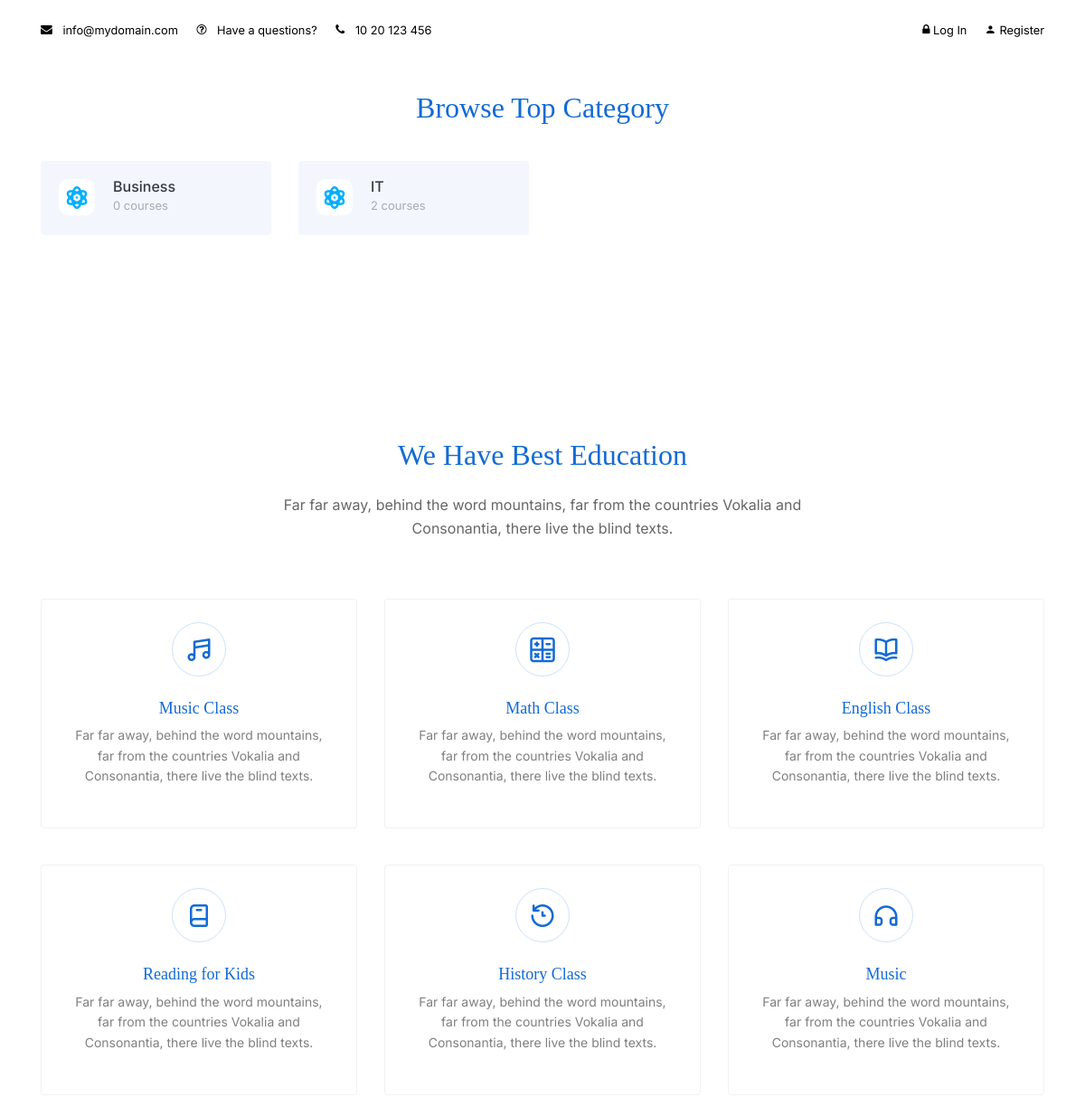
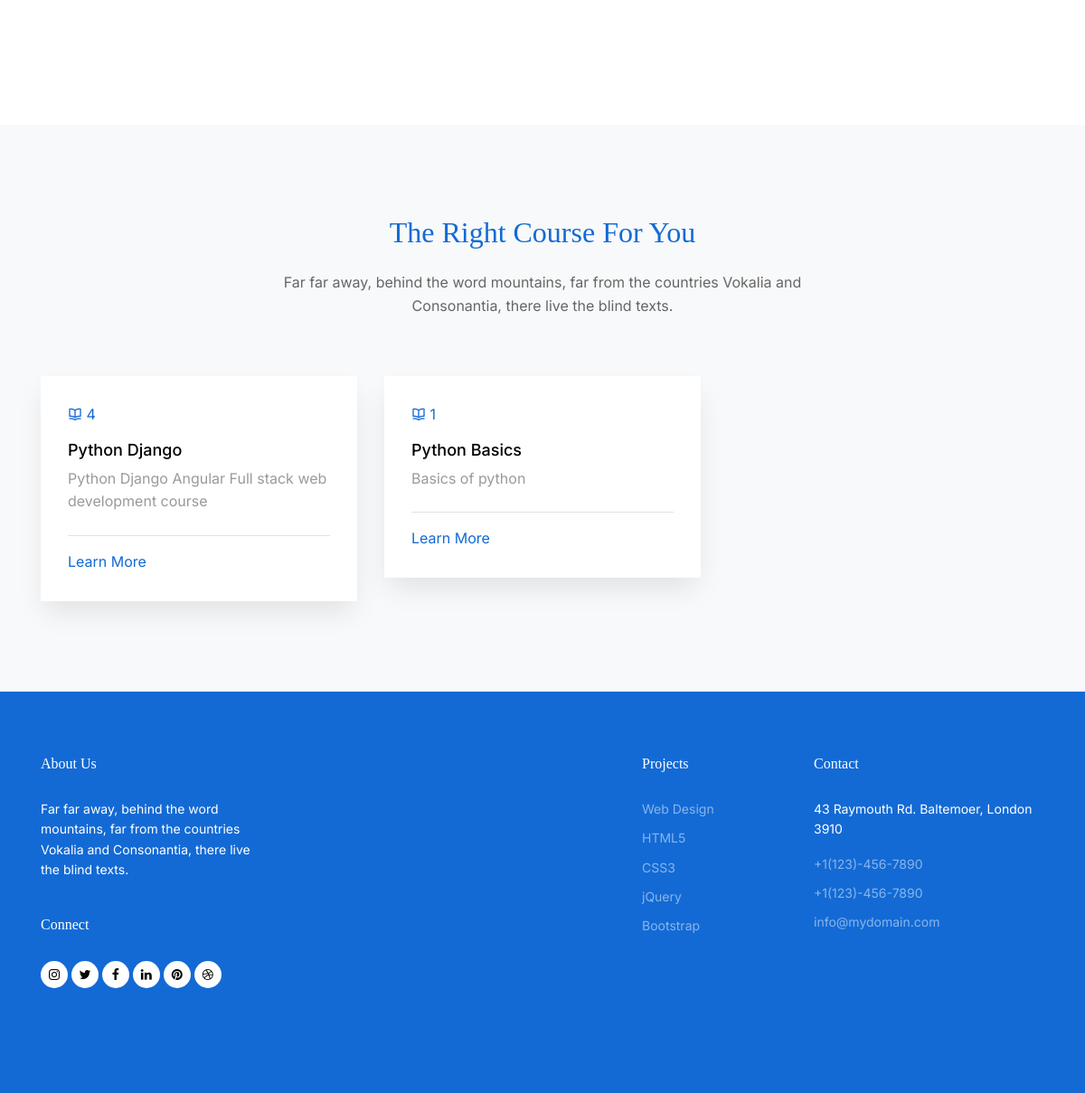
The page / on the database its author committed (2 pictures, top to bottom).
### core/models.py (models this page shows, shortened)
class MainCategory(models.Model):
    name = models.CharField(max_length=100)

class Course(models.Model):
    DIFFICULTY_LEVEL_CHOICES = [
        ('Beginner', 'Beginner'),
        ('Intermediate', 'Intermediate'),
        ('Advanced', 'Advanced'),
    ]
    title = models.CharField(max_length=200)
    description = models.TextField()
    instructor = models.ForeignKey(CustomUser, limit_choices_to={'role': 'instructor'}, on_delete=models.SET_NULL, null=True, blank=True)
    category = models.ForeignKey('CourseCategory', on_delete=models.SET_NULL, null=True, blank=True,related_name='course')
    prerequisites = models.ManyToManyField('self', blank=True, symmetrical=False, related_name='required_by')
    difficulty_level = models.CharField(max_length=50, choices=DIFFICULTY_LEVEL_CHOICES)
    is_published = models.BooleanField(default=False)
    created_at = models.DateTimeField(auto_now_add=True)
    updated_at = models.DateTimeField(auto_now=True)

### student/views.py (the view)
# urls.py: path('', IndexView.as_view(), name='student_index'),
class IndexView(View):
    def get(self, request, *args, **kwargs):
        categories = MainCategory.objects.annotate(course_count=Count('subcategories__course')).order_by('name')
        course=Course.objects.filter(is_published=True)
        return render(request, 'student_index.html', {
            'categories': categories,
            'courses':course,
        })

### student/templates/student_index.html (shortened to what this page needs)
<!doctype html>
<html lang="en">
  {%load static%}
<head>
  <link rel="stylesheet" href="https://unicons.iconscout.com/release/v4.0.0/css/line.css">
  <link rel="stylesheet" href="https://cdnjs.cloudflare.com/ajax/libs/font-awesome/6.6.0/css/all.min.css" />
  <link rel="stylesheet" href="{% static 'instructor/css/bootstrap.min.css'%}">
  <link rel="stylesheet" href="{% static 'instructor/css/animate.min.css'%}">
  <link rel="stylesheet" href="{% static 'instructor/css/owl.carousel.min.css'%}">
  <link rel="stylesheet" href="{% static 'instructor/css/owl.theme.default.min.css'%}">
  <link rel="stylesheet" href="{% static 'instructor/css/jquery.fancybox.min.css'%}">
  <link rel="stylesheet" href="{% static 'instructor/fonts/icomoon/style.css'%}">
  <link rel="stylesheet" href="{% static 'instructor/fonts/flaticon/font/flaticon.css'%}">
  <link rel="stylesheet" href="{% static 'instructor/css/aos.css'%}">
  <link rel="stylesheet" href="{% static 'instructor/css/style.css'%}">
</head>
<body>
  <nav class="site-nav mb-5">
    <div class="pb-2 top-bar mb-3">
      <div class="container">
        <div class="row align-items-center ">
          <div class="col-6 col-lg-9 ">
            <a href="#" class="small mr-3 text-black"><span class="icon-envelope mr-2"></span> <span class="d-none d-lg-inline-block ">info@mydomain.com</span></a>
            <a href="#" class="small mr-3 text-black"><span class="icon-question-circle-o mr-2"></span> <span class="d-none d-lg-inline-block ">Have a questions?</span></a>
            <a href="#" class="small mr-3 text-black"><span class="icon-phone mr-2"></span> <span class="d-none d-lg-inline-block ">10 20 123 456</span></a>
          </div>
          <div class="col-6 col-lg-3 text-right">
            <a href="{%url 'student_login'%}" class="small mr-3 text-black">
              <span class="icon-lock"></span>
              Log In
            </a>
            <a href="{%url 'student_register'%}" class="small text-black">
              <span class="icon-person"></span>
              Register
            </a>
          </div>
        </div>
      </div>
    </div>
  </nav>
  <div class="untree_co-section">
    <div class="container">
      <div class="row justify-content-center mb-3">
        <div class="col-lg-7 text-center" data-aos="fade-up" data-aos-delay="0">
          <h2 class="line-bottom text-center mb-4">Browse Top Category</h2>
        </div>
      </div>
      <div class="row align-items-stretch">
        {%for category in categories|slice:":8"%}
        <div class="col-sm-6 col-md-6 col-lg-3 mb-4" data-aos="fade-up" data-aos-delay="100">
          <a href="#" class="category d-flex align-items-start h-100">
            <div>
              <i class="uil uil-atom"></i>
            </div>
            <div>
              <h3>{{category.name}}</h3>
              <span>{{ category.course_count }} courses</span>
            </div>
          </a>
        </div>
        {%endfor%}
      </div>
    </div>
  </div>
  <div class="untree_co-section">
    <div class="container">
      <div class="row justify-content-center mb-5">
        <div class="col-lg-7 text-center" data-aos="fade-up" data-aos-delay="0">
          <h2 class="line-bottom text-center mb-4">We Have Best Education</h2>
          <p>Far far away, behind the word mountains, far from the countries Vokalia and Consonantia, there live the blind texts.</p>
        </div>
      </div>
      <div class="row">
        <div class="col-6 col-sm-6 col-md-6 col-lg-4" data-aos="fade-up" data-aos-delay="100">
          <div class="feature">
            <span class="uil uil-music"></span>
            <h3>Music Class</h3>
            <p>Far far away, behind the word mountains, far from the countries Vokalia and Consonantia, there live the blind texts.</p>
          </div>
        </div>
        <div class="col-6 col-sm-6 col-md-6 col-lg-4" data-aos="fade-up" data-aos-delay="200">
          <div class="feature">
            <span class="uil uil-calculator-alt"></span>
            <h3>Math Class</h3>
            <p>Far far away, behind the word mountains, far from the countries Vokalia and Consonantia, there live the blind texts.</p>
          </div>
        </div>
        <div class="col-6 col-sm-6 col-md-6 col-lg-4" data-aos="fade-up" data-aos-delay="300">
          <div class="feature">
            <span class="uil uil-book-open"></span>
            <h3>English Class</h3>
            <p>Far far away, behind the word mountains, far from the countries Vokalia and Consonantia, there live the blind texts.</p>
          </div>
        </div>
        <div class="col-6 col-sm-6 col-md-6 col-lg-4" data-aos="fade-up" data-aos-delay=100">
          <div class="feature">
            <span class="uil uil-book-alt"></span>
            <h3>Reading for Kids</h3>
            <p>Far far away, behind the word mountains, far from the countries Vokalia and Consonantia, there live the blind texts.</p>
          </div>
        </div>
        <div class="col-6 col-sm-6 col-md-6 col-lg-4" data-aos="fade-up" data-aos-delay="200">
          <div class="feature">
            <span class="uil uil-history"></span>
            <h3>History Class</h3>
            <p>Far far away, behind the word mountains, far from the countries Vokalia and Consonantia, there live the blind texts.</p>
          </div>
        </div>
        <div class="col-6 col-sm-6 col-md-6 col-lg-4" data-aos="fade-up" data-aos-delay="300">
          <div class="feature">
            <span class="uil uil-headphones"></span>
            <h3>Music</h3>
            <p>Far far away, behind the word mountains, far from the countries Vokalia and Consonantia, there live the blind texts.</p>
          </div>
        </div>
      </div>
    </div>
  </div>
  <div class="untree_co-section bg-light">
    <div class="container">
      <div class="row justify-content-center mb-5">
        <div class="col-lg-7 text-center" data-aos="fade-up" data-aos-delay="0">
          <h2 class="line-bottom text-center mb-4">The Right Course For You</h2>
          <p>Far far away, behind the word mountains, far from the countries Vokalia and Consonantia, there live the blind texts.</p>
        </div>
      </div>
      <div class="row">
        {%for course in courses|slice:":3"%}
        <div class="col-12 col-sm-6 col-md-6 col-lg-4 mb-4 mb-lg-0">
          <div class="custom-media">
            <div class="custom-media-body">
              <div class="d-flex justify-content-between pb-3">
                <div class="text-primary"><span class="uil uil-book-open"></span> <span>{{course.modules.count}}</span></div>
              </div>
              <h3>{{course.title}}</h3>
              <p class="mb-4">{{course.description}}</p>
              <div class="border-top d-flex justify-content-between pt-3 mt-3 align-items-center">
                <div><a href="#">Learn More</a></div>
              </div>
            </div>
          </div>
        </div>
        {%endfor%}
      </div>
    </div>
  </div>
  <div class="site-footer">
    <div class="container">
      <div class="row">
        <div class="col-lg-3 mr-auto">
          <div class="widget">
            <h3>About Us<span class="text-primary">.</span> </h3>
            <p>Far far away, behind the word mountains, far from the countries Vokalia and Consonantia, there live the blind texts.</p>
          </div>
          <div class="widget">
            <h3>Connect</h3>
            <ul class="list-unstyled social">
              <li><a href="#"><span class="icon-instagram"></span></a></li>
              <li><a href="#"><span class="icon-twitter"></span></a></li>
              <li><a href="#"><span class="icon-facebook"></span></a></li>
              <li><a href="#"><span class="icon-linkedin"></span></a></li>
              <li><a href="#"><span class="icon-pinterest"></span></a></li>
              <li><a href="#"><span class="icon-dribbble"></span></a></li>
            </ul>
          </div>
        </div>
        <div class="col-lg-2 ml-auto">
          <div class="widget">
            <h3>Projects</h3>
            <ul class="list-unstyled float-left links">
              <li><a href="#">Web Design</a></li>
              <li><a href="#">HTML5</a></li>
              <li><a href="#">CSS3</a></li>
              <li><a href="#">jQuery</a></li>
              <li><a href="#">Bootstrap</a></li>
            </ul>
          </div>
        </div>
        <div class="col-lg-3">
          <div class="widget">
            <h3>Contact</h3>
            <address>43 Raymouth Rd. Baltemoer, London 3910</address>
            <ul class="list-unstyled links mb-4">
              <li><a href="tel://11234567890">+1(123)-456-7890</a></li>
              <li><a href="tel://11234567890">+1(123)-456-7890</a></li>
              <li><a href="mailto:info@mydomain.com">info@mydomain.com</a></li>
            </ul>
          </div>
        </div>
      </div>
  </body>
  </html>

### instructor/static/instructor/css/style.css (style rules this page uses)
body { font-family: "Inter", sans-serif; line-height: 1.6; background-color: #ffffff; overflow-x: hidden; font-size: 16px; color: #666; }
body:before { content: ""; position: fixed; top: 0; left: 0; z-index: 99; right: 0; bottom: 0; background: rgba(0, 0, 0, 0.2); opacity: 0; visibility: hidden; -webkit-transition: .3s all ease; -o-transition: .3s all ease; transition: .3s all ease; }
.text-black { color: #000000 !important; }
a { color: #136ad5; -webkit-transition: .3s all ease; -o-transition: .3s all ease; transition: .3s all ease; }
.text-primary { color: #136ad5 !important; }
h1, .h1, h2, .h2, h3, .h3, h4, .h4 { font-family: "Display Playfair", serif; color: #black; }
.top-bar a { color: #ffffff; }
.site-nav { position: absolute; width: 100%; z-index: 9; top: 0; }
.site-nav a { position: relative; z-index: 9; cursor: pointer; }
.site-nav { padding-top: 20px; padding-bottom: 20px; }
.top-bar { border-bottom: 1px solid rgba(255, 255, 255, 0.2); }
.untree_co-section { padding: 100px 0; position: relative; }
.feature { margin-bottom: 40px; border: 1px solid rgba(0, 0, 0, 0.05); background: #ffffff; padding: 30px; border-radius: 4px; text-align: center; }
.feature [class^="flaticon-"], .feature [class^="icon-"], .feature [class^="uil uil-"] { position: relative; margin-bottom: 30px; font-size: 30px; color: #136ad5; width: 50px; height: 50px; line-height: 50px; display: inline-block; border-radius: 50%; text-align: center; }
.feature [class^="flaticon-"]:after, .feature [class^="icon-"]:after, .feature [class^="uil uil-"]:after { content: ""; position: absolute; width: 60px; height: 60px; left: -5px; top: -5px; border-radius: 50%; border: 1px solid rgba(19, 106, 213, 0.2); }
.feature h3 { font-size: 18px; color: #136ad5; }
.feature p { font-size: 14px; color: rgba(0, 0, 0, 0.5) !important; }
.line-bottom { position: relative; padding-bottom: 0px; color: #136ad5; }
.line-bottom:before { display: none; content: ""; position: absolute; width: 40px; height: 3px; background: #ec661f; bottom: 0; }
.line-bottom.text-center:before { left: 50%; -webkit-transform: translateX(-50%); -ms-transform: translateX(-50%); transform: translateX(-50%); }
.category { display: inline-block; padding: 20px; background: rgba(19, 106, 213, 0.05); border-radius: 4px; text-decoration: none !important; }
.category, .category h3, .category span { -webkit-transition: .3s all ease; -o-transition: .3s all ease; transition: .3s all ease; }
.category h3 { font-family: "Inter", sans-serif; margin: 0; font-size: 16px; line-height: 1; color: #343a40; }
.category span { font-size: 13px; color: rgba(52, 58, 64, 0.4); }
.category .uil { text-align: center; display: inline-block; color: #00aeff; width: 40px; height: 40px; border-radius: 10px; margin-right: 20px; background: #ffffff; font-size: 30px; line-height: 40px; }
.custom-media { background: #ffffff; -webkit-box-shadow: 0 15px 30px -5px rgba(0, 0, 0, 0.1); box-shadow: 0 15px 30px -5px rgba(0, 0, 0, 0.1); }
.custom-media h3 { font-family: "Inter", sans-serif; font-size: 18px; color: #000000; }
.custom-media p { color: rgba(0, 0, 0, 0.4); }
.custom-media .custom-media-body { padding: 30px; }
.site-footer { background: #136ad5; font-size: 14px; color: #ffffff; padding: 70px 0; }
.site-footer a { color: #ffffff; position: relative; display: inline-block; }
.site-footer .widget { margin-bottom: 40px; display: block; position: relative; z-index: 1; }
.site-footer .widget h3 { font-size: 16px; color: #ffffff; margin-bottom: 30px; }
.site-footer .widget .links { width: 150px; }
.site-footer .widget .links li { margin-bottom: 10px; }
.site-footer .widget .links li a { color: rgba(255, 255, 255, 0.5); }
.site-footer .social li { display: inline-block; }
.site-footer .social li a { display: inline-block; width: 30px; height: 30px; position: relative; background-color: #ffffff; border-radius: 50%; color: #000000; }
.site-footer .social li a:before { display: none; }
.site-footer .social li a > span { position: absolute; top: 50%; left: 50%; -webkit-transform: translate(-50%, -50%); -ms-transform: translate(-50%, -50%); transform: translate(-50%, -50%); }

### rows shown on the page
MainCategory: name "Business", course_count "0"
MainCategory: name "IT", course_count "2"
Course: modules.count "4", title "Python Django", description "Python Django Angular Full stack web development course"
Course: modules.count "1", title "Python Basics", description "Basics of python"
